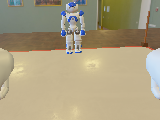
#> input picture controllers/participant/image.png, 160 x 120 px
$ python -i image_processing.py   (imports and definitions only)   (older library calls are emulated)
#> lines starting #> are read from the running program, lines starting #| are printed output that depends on the picture; after the words box and inside, x2 and y2 are one past the last pixel; in counts of white or black regions, pixels touching at a corner belong together
#> further down, picture is the input picture: shape (120, 160, 3); mean B, G, R 128.7, 157.9, 169
# Copyright 1996-2023 Cyberbotics Ltd.
#
# Licensed under the Apache License, Version 2.0 (the "License");
# you may not use this file except in compliance with the License.
# You may obtain a copy of the License at
#
#     http://www.apache.org/licenses/LICENSE-2.0
#
# Unless required by applicable law or agreed to in writing, software
# distributed under the License is distributed on an "AS IS" BASIS,
# WITHOUT WARRANTIES OR CONDITIONS OF ANY KIND, either express or implied.
# See the License for the specific language governing permissions and
# limitations under the License.

"""
This module provides functions to work with images coming from the NAO's cameras.
"""

import numpy as np
import cv2
import math as Math
from scipy import ndimage


class ImageProcessing():

    @staticmethod
    def nao_detection(image, starting_color='red'):

        # detect colors
#> called with starting_color = 'red'
        hsv_img = cv2.cvtColor(image, cv2.COLOR_BGR2HSV)
#> hsv_img: shape (120, 160, 3); mean H, S, V 29.1, 71.1, 172.7

        # 0-179, 0-255 and 0-255 Hue, saturation, value
        bounds_blue = [(100, 150, 80),(120, 255, 220)]
        bounds_white = [(20, 5, 200),(120, 50, 230)]
        bounds_red = [(170, 140, 140),(179, 255, 255)]

        mask_blue = cv2.inRange(hsv_img, bounds_blue[0], bounds_blue[1])
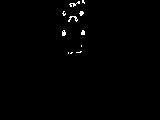
#> mask_blue: shape (120, 160); 0.73% white in thin lines or dots, all inside (x1, y1, x2, y2) = (62, 0, 85, 54)
        mask_white = cv2.inRange(hsv_img, bounds_white[0], bounds_white[1])
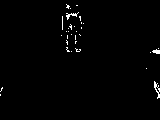
#> mask_white: shape (120, 160); 1.1% white in thin lines or dots, all inside (x1, y1, x2, y2) = (0, 4, 160, 99)
        mask_red = cv2.inRange(hsv_img, bounds_red[0], bounds_red[1])
#> mask_red: shape (120, 160); every value is 0

        mask_blue = np.array(mask_blue)
        mask_white = np.array(mask_white)
        mask_red = np.array(mask_red)

        masked_blue = cv2.bitwise_and(image, image, mask=mask_blue)
        masked_white = cv2.bitwise_and(image, image, mask=mask_white)
        masked_red = cv2.bitwise_and(image, image, mask=mask_red)
#> masked_red: shape (120, 160, 3); every value is 0

        # find opponent color and white areas to make mask
        if (starting_color == 'red'):
            color_image = cv2.bitwise_or(masked_blue, masked_white)
        else:
            color_image = cv2.bitwise_or(masked_red, masked_white)

        # add filters
        blur = cv2.GaussianBlur(color_image, (0, 0), 3)
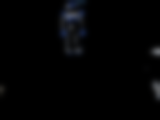
#> blur: shape (120, 160, 3); mean B, G, R 3.6, 2.9, 2.6
        gray = cv2.cvtColor(blur, cv2.COLOR_BGR2GRAY)

        b = cv2.cvtColor(masked_blue, cv2.COLOR_BGR2GRAY)
        w = cv2.cvtColor(masked_white, cv2.COLOR_BGR2GRAY)
        r = cv2.cvtColor(masked_red, cv2.COLOR_BGR2GRAY)

        blue_contours, _ = cv2.findContours(b, cv2.RETR_TREE, cv2.CHAIN_APPROX_SIMPLE)
#> blue_contours = 13 contours, all with area under 20
        red_contours, _ = cv2.findContours(r, cv2.RETR_TREE, cv2.CHAIN_APPROX_SIMPLE)
#> red_contours = []

        if (blue_contours == None):
            return None, None, None, None, None

        # find largest contour
        contours, _ = cv2.findContours(gray, cv2.RETR_TREE, cv2.CHAIN_APPROX_SIMPLE)
#> contours = 5 contours; box (x1, y1, x2, y2) and area: (54, 0, 92, 60) 1858, (146, 74, 160, 106) 316, (144, 41, 160, 62) 236, (0, 80, 10, 102) 150, (141, 63, 152, 74) 92
        contours = sorted(contours, key=cv2.contourArea, reverse=True)

        if (len(contours) == 0):
            return None, None, None, None, None

        largest_contour = contours[0]
#> largest_contour = contour of 55 points, box (x1, y1, x2, y2) (54, 0, 92, 60), area 1858
        x_min = color_image.shape[0]
#> x_min = 120
        x_max = 0

        flag = False
        if starting_color == 'red':
            color_contours = blue_contours
#> color_contours = 13 contours, all with area under 20
        else:
            color_contours = red_contours


        # find largest contour that contains the opposing color (avoidng only white blobs)
        for cont in contours:
            x,y,w,h = cv2.boundingRect(cont)
            xf = x + w
            yf = y + h

            for color in color_contours:
                xb,yb,wb,hb = cv2.boundingRect(color)

                if (xb >= x and xb + wb <= xf and yb >= y and yb + hb <= yf):
                    largest_contour = cont
                    x_min = min(x_min,xb)
                    x_max = max(x_max,xb + wb)
                    flag = True

            if flag:
                break
#> this loop made 1 pass
#> (x, y, w, h, xf, yf) on pass 1: (54, 0, 38, 60, 92, 60)

        if not flag:
            return None, None, None, None, None

        # get bounding box
        x,y,w,h = cv2.boundingRect(largest_contour)
        area = cv2.contourArea(largest_contour)
#> area = 1858

        # ignore small blobs
        if (area < 1000):
            return None, None, None, None, None

        color_image = cv2.rectangle(color_image,(x_min,y),(x_max,y+h),(255,0,0),2)
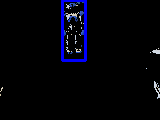
#> color_image: shape (120, 160, 3); mean B, G, R 9.4, 2.6, 2.3

        # Show image
        # cv2.imshow("Image", color_image)
        # cv2.waitKey(1)

        # return bounding box
        return x_min, x_max, y, y+h, area

    # [115 lines left out: functions getRingBox, get_largest_contour, get_contour_centroid, locate_opponent, not called in this run]

>>> import cv2
>>> picture = cv2.imread('../participant/image.png')
>>> result = ImageProcessing().nao_detection(picture)
#> result = (62, 85, 0, 60, 1858)
